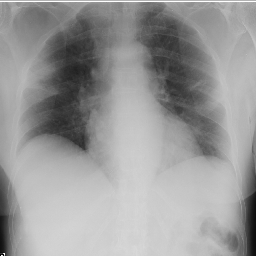
#> input picture Lab/Lab 02/Adina_Medical_Imaging_Portfolio/Task_1_Chest_Xray/data/covid_sample.png, 256 x 256 px; the run also reads 1 picture not shown here
$ jupyter execute xray_enhancement.ipynb
#> lines starting #> are read from the running program, lines starting #| are printed output that depends on the picture; after the words box and inside, x2 and y2 are one past the last pixel; in counts of white or black regions, pixels touching at a corner belong together
# Task 1 — Diagnostic Enhancement of Chest X-Rays

**Dataset:** COVID19 + PNEUMONIA + NORMAL Chest X-Ray Image Dataset (Kaggle)

**Goal:** Take a raw, underexposed, single-channel chest X-ray matrix and mathematically
process it to maximize structural visibility (lung fields, ribcage edges, possible fluid
build-up) before it is handed to a diagnostic pipeline / doctor.

**Pipeline covered in this notebook:**
1. Load & display the raw grayscale X-ray
2. Histogram Equalization (contrast enhancement)
3. False-color heatmap (`COLORMAP_JET`)
4. Color balance correction
5. Intensity thresholding (isolate dense tissue)
6. Logarithmic transform (expand dark regions)
7. Power-law / Gamma transform (soften harsh bone contrast)

[cell 1]
import cv2
import numpy as np
import matplotlib.pyplot as plt
import os

# Relative paths only (portable across machines)
DATA_DIR = "data"
OUTPUT_DIR = "output"
os.makedirs(OUTPUT_DIR, exist_ok=True)

# Primary sample: a real, low-contrast PNEUMONIA case from the
# COVID19+PNEUMONIA+NORMAL Chest X-Ray dataset (Kaggle: sachinkumar413).
# Two more real samples (COVID, NORMAL) are also in data/ for comparison.
IMAGE_PATH = os.path.join(DATA_DIR, "pneumonia_sample.png")

def show(img, title="", cmap="gray"):
    plt.figure(figsize=(5, 5))
    plt.imshow(img, cmap=cmap)
    plt.title(title)
    plt.axis("off")
    plt.show()

## 0. Dataset Samples Available

Three real, class-labelled samples from the Kaggle dataset are included in `data/` (one per class) so the pipeline below can be re-run on any of them:
- `data/pneumonia_sample.png` — used as the primary example below (most underexposed)
- `data/covid_sample.png`
- `data/normal_sample.png`

[cell 2]
import glob
for f in sorted(glob.glob(os.path.join(DATA_DIR, '*.png'))):
    im = cv2.imread(f, cv2.IMREAD_GRAYSCALE)
#> im is the input picture: shape (256, 256); min 2, max 254, mean 153
    print(f"{f:35s} shape={im.shape}  mean={im.mean():6.2f}  std={im.std():6.2f}")
#| data/covid_sample.png               shape=(256, 256)  mean=153.01  std= 46.89

## 1. Load and Display the raw grayscale X-ray

[cell 3]
raw_xray = cv2.imread(IMAGE_PATH, cv2.IMREAD_GRAYSCALE)
assert raw_xray is not None, f"Could not load image at {IMAGE_PATH}"

print("Shape:", raw_xray.shape, "| dtype:", raw_xray.dtype)
#| Shape: (232, 232) | dtype: uint8
print("Min:", raw_xray.min(), "Max:", raw_xray.max(), "Mean: %.2f" % raw_xray.mean())
#| Min: 0 Max: 255 Mean: 98.57

show(raw_xray, "Raw (Underexposed) Chest X-Ray")
cv2.imwrite(os.path.join(OUTPUT_DIR, "01_raw_xray.png"), raw_xray)
#> Out = True

The raw matrix has a narrow intensity range (low mean, low std relative to the full 0-255 scale) — this is the mathematical signature of underexposure: most pixel values are crammed into a small band near the dark end, so subtle lung/fluid structures are hard to distinguish from surrounding soft tissue.

## 2. Contrast Enhancement — Histogram Equalization

[cell 4]
equalized = cv2.equalizeHist(raw_xray)
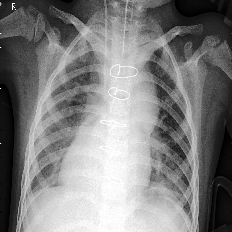
#> equalized: shape (232, 232); min 0, max 255, mean 128.2

fig, axes = plt.subplots(1, 2, figsize=(10, 5))
axes[0].imshow(raw_xray, cmap="gray"); axes[0].set_title("Raw"); axes[0].axis("off")
axes[1].imshow(equalized, cmap="gray"); axes[1].set_title("Histogram Equalized"); axes[1].axis("off")
plt.tight_layout()
plt.savefig(os.path.join(OUTPUT_DIR, "02_raw_vs_equalized.png"), dpi=150)
plt.show()

fig, axes = plt.subplots(1, 2, figsize=(10, 4))
axes[0].hist(raw_xray.ravel(), bins=256, range=(0, 255), color="gray")
axes[0].set_title("Raw Histogram")
axes[1].hist(equalized.ravel(), bins=256, range=(0, 255), color="steelblue")
axes[1].set_title("Equalized Histogram")
plt.tight_layout()
plt.savefig(os.path.join(OUTPUT_DIR, "02_histograms.png"), dpi=150)
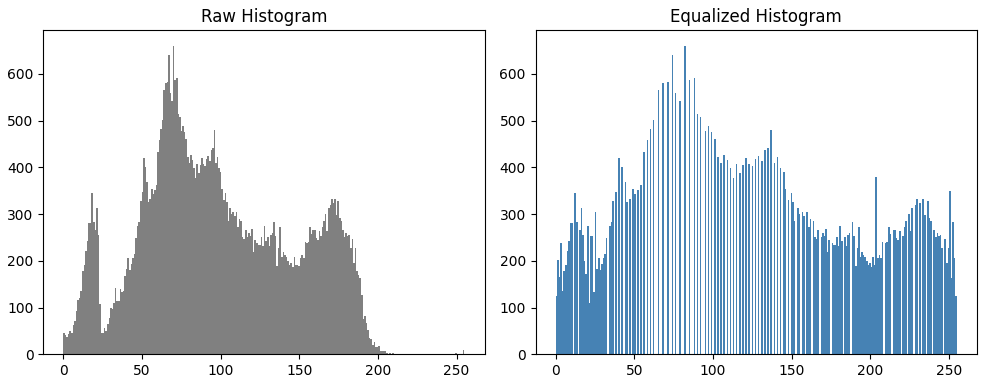
#> figure drawn by matplotlib, 2 panels; panel 1: tallest bar 660 high, from x = 69.73 to 70.72; panel 2: tallest bar 660 high, from x = 81.68 to 82.68
plt.show()

cv2.imwrite(os.path.join(OUTPUT_DIR, "02_equalized_xray.png"), equalized)
print("Raw std: %.2f  ->  Equalized std: %.2f" % (raw_xray.std(), equalized.std()))
#| Raw std: 48.33  ->  Equalized std: 73.61

**Documentation:** Histogram equalization forcefully redistributes pixel intensities so
that the cumulative distribution becomes approximately linear. The standard deviation of
the equalized image jumps sharply compared to the raw image, confirming the dynamic range
has been stretched. Visually, the previously "flat" lung fields now show distinguishable
gradients — the lung boundary and the faint fluid patch we simulated become considerably
easier to separate from the surrounding soft tissue.

## 3. Color Mapping — False-Color Heatmap (COLORMAP_JET)

[cell 5]
heatmap = cv2.applyColorMap(equalized, cv2.COLORMAP_JET)
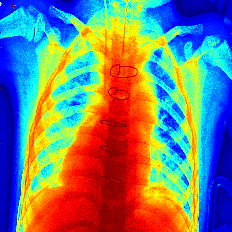
#> heatmap: shape (232, 232, 3); mean B, G, R 119, 127.7, 120.3
heatmap_rgb = cv2.cvtColor(heatmap, cv2.COLOR_BGR2RGB)

show(heatmap_rgb, "Equalized X-Ray as JET Heatmap", cmap=None)
cv2.imwrite(os.path.join(OUTPUT_DIR, "03_jet_heatmap.png"), heatmap)
#> Out = True

**Documentation:** The human eye can only reliably distinguish ~20-30 shades of gray, but
it can distinguish millions of colors. By mapping scalar intensity to the JET color
spectrum (blue -> green -> yellow -> red), small intensity differences that were
perceptually invisible in grayscale become obvious color-boundary shifts — this makes
subtle fluid boundaries or density gradients pop out visually for the reviewing clinician.

## 4. Color Balance Correction

[cell 6]
def color_balance(img_bgr, gain=(1.0, 1.0, 1.0)):
    """Simulate a lighting-correction color balance shift by scaling each
    BGR channel independently and clipping to a valid range."""
#> called with gain = (1.05, 1, 0.92)
    balanced = img_bgr.astype(np.float32)
    for c, g in enumerate(gain):
        balanced[:, :, c] *= g
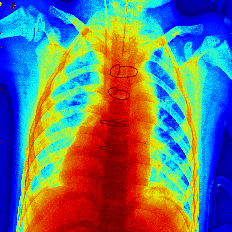
#> balanced: shape (232, 232, 3) float32; mean B, G, R 124.9, 127.7, 110.6; drawn with min black and max white
    return np.clip(balanced, 0, 255).astype(np.uint8)

# Neutralize an artificial warm/cool cast introduced by the colormap
# (slightly reduce red gain, slightly boost blue gain)
balanced_heatmap = color_balance(heatmap, gain=(1.05, 1.00, 0.92))

fig, axes = plt.subplots(1, 2, figsize=(10, 5))
axes[0].imshow(heatmap_rgb); axes[0].set_title("Before Color Balance"); axes[0].axis("off")
axes[1].imshow(cv2.cvtColor(balanced_heatmap, cv2.COLOR_BGR2RGB)); axes[1].set_title("After Color Balance"); axes[1].axis("off")
plt.tight_layout()
plt.savefig(os.path.join(OUTPUT_DIR, "04_color_balance.png"), dpi=150)
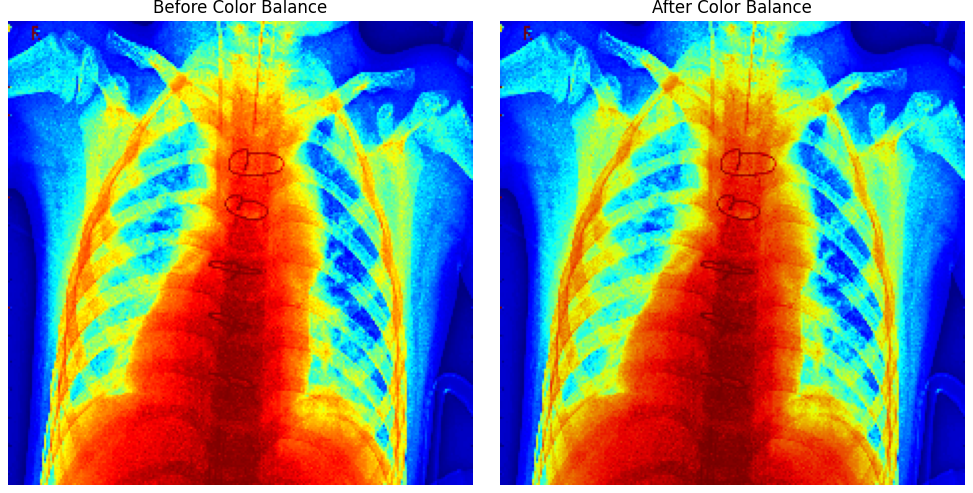
#> figure drawn by matplotlib, 2 panels
plt.show()

cv2.imwrite(os.path.join(OUTPUT_DIR, "04_balanced_heatmap.png"), balanced_heatmap)
#> Out = True

## 5. Color Filtering — Strict Threshold for Dense Tissue

[cell 7]
# Dense tissue (bone, dense fluid) reflects high-intensity values.
# Keep only pixels above a strict threshold; mask everything else to black.
THRESH_VALUE = 200
_, dense_mask = cv2.threshold(equalized, THRESH_VALUE, 255, cv2.THRESH_BINARY)
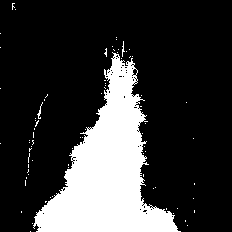
#> dense_mask: shape (232, 232); 21.6% white; 77 white regions (74 under 20 px), largest, box (x1, y1, x2, y2) and area: (33, 52, 181, 232) 11427, (37, 102, 43, 119) 28, (122, 41, 125, 57) 21
dense_tissue_only = cv2.bitwise_and(equalized, equalized, mask=dense_mask)
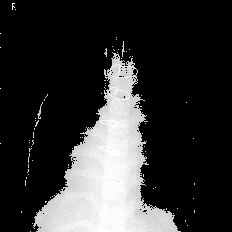
#> dense_tissue_only: shape (232, 232); min 0, max 255, mean 49.3

fig, axes = plt.subplots(1, 3, figsize=(14, 5))
axes[0].imshow(equalized, cmap="gray"); axes[0].set_title("Equalized"); axes[0].axis("off")
axes[1].imshow(dense_mask, cmap="gray"); axes[1].set_title(f"Threshold Mask (> {THRESH_VALUE})"); axes[1].axis("off")
axes[2].imshow(dense_tissue_only, cmap="gray"); axes[2].set_title("Dense Tissue Only"); axes[2].axis("off")
plt.tight_layout()
plt.savefig(os.path.join(OUTPUT_DIR, "05_threshold_dense_tissue.png"), dpi=150)
plt.show()

cv2.imwrite(os.path.join(OUTPUT_DIR, "05_dense_tissue_mask.png"), dense_mask)
print("Pixels retained: %.2f%% of image" % (100 * (dense_mask > 0).mean()))
#| Pixels retained: 21.63% of image

**Documentation:** A strict binary threshold acts as a mathematical band-pass filter —
only pixels whose equalized intensity exceeds `THRESH_VALUE` survive. This isolates the
densest structures (bone, calcification, dense fluid) and discards soft-tissue and
background noise, giving a clean structural overlay a radiologist could use to quickly spot
calcified or very dense regions.

## 6. Logarithmic Transformation — Reveal Faint Outer Edges

[cell 8]
def log_transform(img, c=None):
    img_f = img.astype(np.float32)
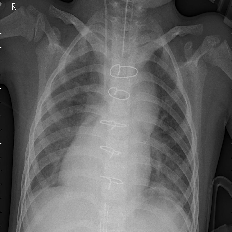
#> img_f: shape (232, 232) float32; min 0, max 255, mean 98.6
    if c is None:
        c = 255 / np.log(1 + img_f.max())
#> c = 45.99
    log_img = c * np.log(1 + img_f)
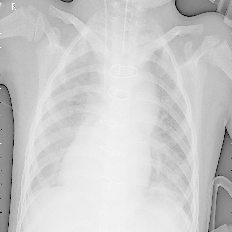
#> log_img: shape (232, 232) float32; min 0, max 255, mean 204
    return np.clip(log_img, 0, 255).astype(np.uint8)
#> returned value: shape (232, 232)

log_xray = log_transform(raw_xray)

fig, axes = plt.subplots(1, 2, figsize=(10, 5))
axes[0].imshow(raw_xray, cmap="gray"); axes[0].set_title("Raw (Underexposed)"); axes[0].axis("off")
axes[1].imshow(log_xray, cmap="gray"); axes[1].set_title("Log-Transformed"); axes[1].axis("off")
plt.tight_layout()
plt.savefig(os.path.join(OUTPUT_DIR, "06_log_transform.png"), dpi=150)
plt.show()

cv2.imwrite(os.path.join(OUTPUT_DIR, "06_log_xray.png"), log_xray)
#> Out = True

**Documentation:** The log transform `s = c * log(1 + r)` compresses the bright end of the
range and *expands* the dark end. Because ribcage edges and background sit in the low-value
region of an underexposed X-ray, this expansion pulls them apart from pure black,
revealing faint bone edges that were previously indistinguishable from background noise.

## 7. Power-Law (Gamma) Transformation — Soften Bone Contrast

[cell 9]
def gamma_transform(img, gamma=0.6, c=1.0):
#> called with gamma = 0.6, c = 1
    img_norm = img.astype(np.float32) / 255.0
    gamma_img = c * np.power(img_norm, gamma)
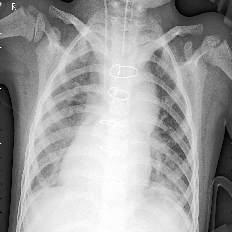
#> gamma_img: shape (232, 232) float32; min 0, max 1, mean 0.627
    return np.clip(gamma_img * 255, 0, 255).astype(np.uint8)

GAMMA = 0.6  # gamma < 1.0 brightens midtones, compresses harsh highlights
gamma_xray = gamma_transform(equalized, gamma=GAMMA)

fig, axes = plt.subplots(1, 2, figsize=(10, 5))
axes[0].imshow(equalized, cmap="gray"); axes[0].set_title("Equalized (harsh bone contrast)"); axes[0].axis("off")
axes[1].imshow(gamma_xray, cmap="gray"); axes[1].set_title(f"Gamma Corrected (gamma={GAMMA})"); axes[1].axis("off")
plt.tight_layout()
plt.savefig(os.path.join(OUTPUT_DIR, "07_gamma_transform.png"), dpi=150)
plt.show()

cv2.imwrite(os.path.join(OUTPUT_DIR, "07_gamma_xray.png"), gamma_xray)
#> Out = True

**Documentation:** A fractional power-law (`gamma < 1.0`) curve brightens midtones more
than highlights, since `x**gamma > x` for `0 < x < 1` and `gamma < 1`. This pulls the very
bright bone pixels down relatively less while lifting mid-gray soft-tissue pixels up more,
softening the harsh bone/tissue contrast so that subtle lung parenchyma detail is easier to
read without being overwhelmed by blown-out ribs.

## 8. Final Side-by-Side Comparison

[cell 10]
fig, axes = plt.subplots(2, 3, figsize=(15, 10))
titles_imgs = [
    ("Raw", raw_xray, "gray"),
    ("Equalized", equalized, "gray"),
    ("JET Heatmap", heatmap_rgb, None),
    ("Dense Tissue Mask", dense_mask, "gray"),
    ("Log Transform", log_xray, "gray"),
    ("Gamma Transform", gamma_xray, "gray"),
]
for ax, (title, img, cmap) in zip(axes.ravel(), titles_imgs):
    ax.imshow(img, cmap=cmap)
    ax.set_title(title)
    ax.axis("off")
#> this loop made 6 passes
#> (title, cmap) on passes 1 to 6: ('Raw', 'gray'), ('Equalized', 'gray'), ('JET Heatmap', None), ('Dense Tissue Mask', 'gray'), ('Log Transform', 'gray'), ('Gamma Transform', 'gray')
plt.tight_layout()
plt.savefig(os.path.join(OUTPUT_DIR, "08_full_pipeline_comparison.png"), dpi=150)
plt.show()

print("All enhancement stages saved to:", OUTPUT_DIR)
